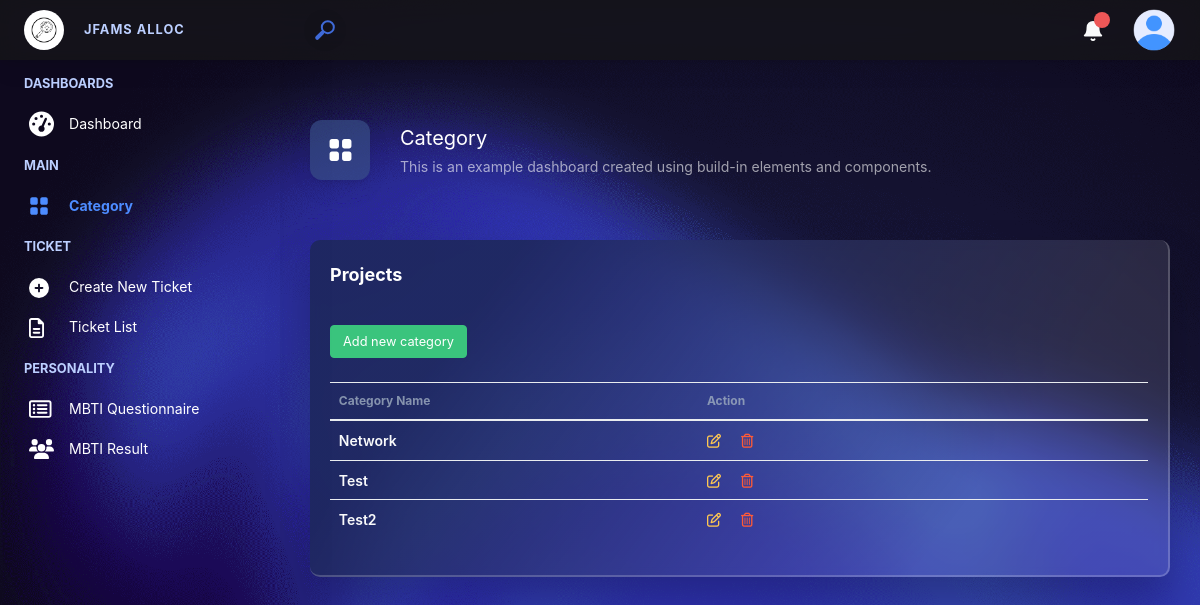
The app's page /category (signed in) with its own data.
### capstone/models.py (models this page shows, shortened)
class Category(models.Model):
    name = models.CharField(max_length=30)
    slug = models.SlugField()

### capstone/views.py (the view)
# urls.py: path("category", views.category, name="category"),
@login_required
def category(request):
    categories = Category.objects.all().order_by('name')
    return render(request, "capstone/category/index.html", {
        "categories": categories,
        "iconTitle": ICONS[1],
        "titleHeader": "Category",
        "subTitleHeader": "This is an example dashboard created using build-in elements and components."
    })

### capstone/templates/capstone/category/index.html (shortened to what this page needs)
{% extends 'capstone/layout.html' %}
{% block body %}
<div class="container-card dash-card mt20 mb50">
    <div style="padding: 20px;">
        <div class="app-card__header_title" style="margin-bottom: 2.25rem;">
            Projects
        </div>
        <div class="app-card__body">
            <a class="mb-4 mr-2 btn btn-success" href="{% url 'add_category' %}">Add new category</a>
            <table class="table">
                <thead>
                    <tr>
                        <th class="table-th-header" scope="col" style="width:45%;">Category Name</th>
                        <th class="table-th-header" scope="col">Action</th>
                    </tr>
                </thead>
                <tbody>
                    {% for cat in categories %}
                    <tr>
                        <td style="font-size: 0.875rem; text-transform: capitalize; font-weight: 600;">{{ cat.name }}</td>
                        <td>
                            <a href="{% url 'edit_category' cat.id %}" title="Edit">
                                <i class="metismenu-icon far fa-edit amber mr-3"></i>
                            </a>
                            <a href="#" title="Delete" onclick="delete_data('delete_category', '{{ cat.id }}')">
                                <i class="metismenu-icon far fa-trash-alt delete"></i>
                            </a>
                        </td>
                    </tr>
                    {% endfor %}
                </tbody>
            </table>
        </div>
    </div>
</div>
{% endblock %}

### capstone/static/css/styles.css (style rules this page uses)
:root { --theme-bg-color: rgba(16 18 27 / 40%); --border-color: rgba(113 119 144 / 25%); --text-color: rgb(255, 255, 255); --theme-color: #f9fafb; --inactive-color: rgb(113 119 144 / 78%); --body-font: "Plus Jakarta Display", Helvetica, Arial, sans-serif; --hover-menu-bg: rgba(12 15 25 / 30%); --content-title-color: #999ba5; --content-bg: rgb(146 151 179 / 13%); --button-inactive: rgb(249 250 251 / 55%); --dropdown-bg: #21242d; --dropdown-hover: rgb(42 46 60); --popup-bg: rgb(22 25 37); --search-bg: #14162b; --overlay-bg: rgba(36, 39, 59, 0.3); --scrollbar-bg: rgb(1 2 3 / 40%); --dark: #34495e; --light: #fff; --success: #0abf30; --error: #f24d4c; --warning: #e9bd0c; --info: #3498db; }
a { text-decoration: none !important; color: #fff !important; outline: none !important; }
i { color: #f4f4f4; }
body { overflow-x: hidden !important; overflow-y: scroll !important; background: #000; margin: 0; font-family: -apple-system, BlinkMacSystemFont, "Segoe UI", Roboto, "Helvetica Neue", Arial, "Noto Sans", sans-serif, "Apple Color Emoji", "Segoe UI Emoji", "Segoe UI Symbol", "Noto Color Emoji"; font-size: .88rem; font-weight: 400; line-height: 1.5; color: rgb(73, 80, 87); text-align: left; background-image: url(../images/body-background.png) !important; background-size: cover; }
.container-card { background: linear-gradient(127.09deg, rgb(31 40 95 / 94%) 19.41%, rgb(209 212 225 / 13%) 76.65%) border-box; border-radius: 10px; backdrop-filter: blur(5px); box-shadow: 0 25px 45px rgb(0 0 0 / 24%); border-right: 2px solid rgba(255, 255, 255, 0.2); border-bottom: 2px solid rgba(255, 255, 255, 0.2); }
.dash-card { display: flex; flex-direction: column; }
.app-card__header_title { font-size: 1.125rem; line-height: 1.625; font-weight: 700; color: var(--text-color); }
table, tbody>tr>td { color: var(--theme-color) !important; }
.table-th-header { width: auto; padding: 12px 24px 10px; font-size: 0.75rem; border-bottom: 0.0625rem solid rgb(135 145 162); opacity: 0.8; color: rgb(160, 174, 192); padding-left: 6px; }

### capstone/static/css/utilise.css (style rules this page uses)
.mt20 { margin-top: 20px; }
.mb50 { margin-bottom: 50px; }
.amber { color: #ffc851; }
.delete { color: #ff5a37; }
.btn { display: inline-block; font-size: .8rem; cursor: pointer; }

### records on screen
Category: name "Network"
Category: name "Test"
Category: name "Test2"

### other values on screen
{{ titleHeader }} "Category"
{{ subTitleHeader }} "This is an example dashboard created using build-in elements and components."
